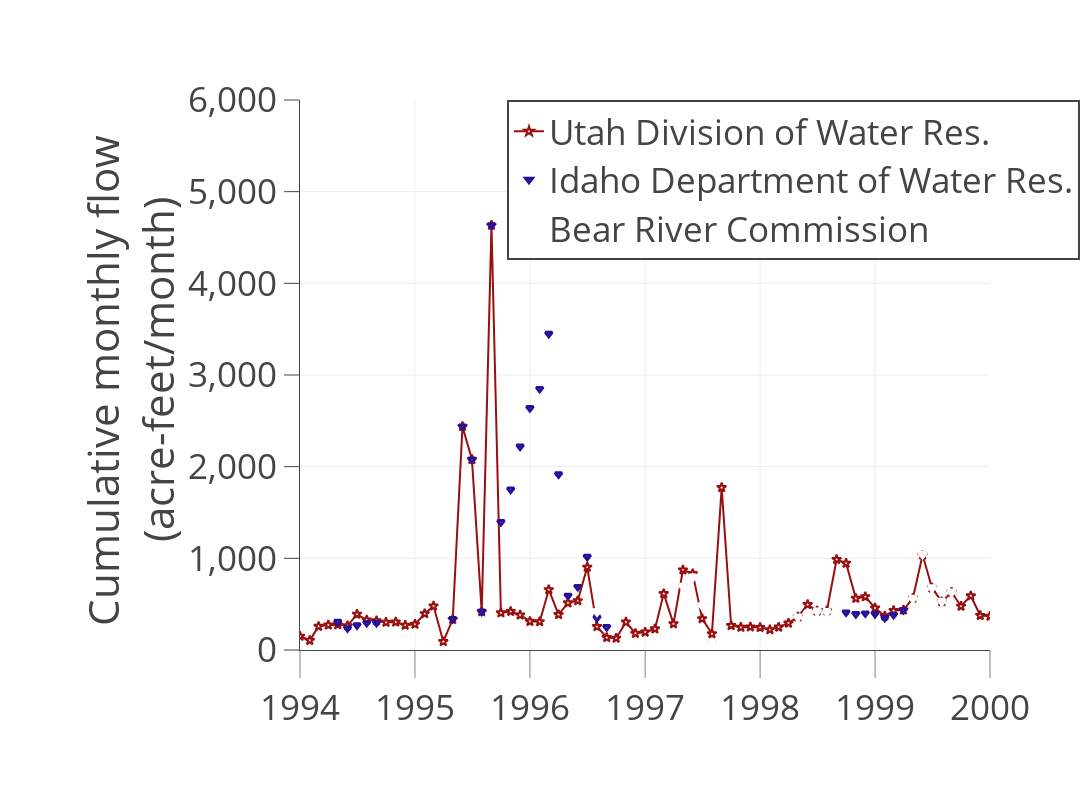

Notebook code for this chart:
### Markdown cell above
# 5. Plot the last 15 years to show discrepency in time series for Stewart Dam (Figure 12-B)

<a name="PlotFlow12B"></a>


<img src="https://github.com/WamdamProject/WaMDaM_UseCases/raw/master/UseCases_files/8Figures_jpg/UseCase3.1b_TimeSeries.png" width="800">

### Code cell
# 5. Plot the last 15 years to show discrepency in time series for Stewart Dam (Figure 12-b)

# Use Case 2.2bIdentify_aggregate_TimeSeriesValues.py
# plot aggregated to monthly and converted to acre-feet time series data of multiple sources

# Adel Abdallah
# November 16, 2017

import plotly
import plotly.plotly as py
import plotly.graph_objs as go

from random import randint
import pandas as pd

## read the input data from GitHub csv file which is a direct query output for this  query:
# 3.2Identify_aggregate_TimeSeriesValues.sql


# identify the data for four time series only based on the DatasetAcronym column header 
column_name = "ResourceTypeAcronym"
subsets = df_TimeSeries.groupby(column_name)
data = []

# for each subset (curve), set up its legend and line info manually so they can be edited

subsets_settings = {
    'UDWRFlowData': {
        'symbol': "star",
        'legend_index': 0,
        'legend_name': 'Utah Division of Water Res.',
        'width':'2',
        'size' :'7',
        'color':'rgb(153, 15, 15)',
        'mode': 'lines+markers'
        },
    'CUAHSI': {
        'symbol': "square",
        'legend_index': 1,
         'size' :'10',
        'legend_name': 'CUAHSI',
        'width':'3',
        'color':'rgb(15, 107, 153)',
        'show_legend': False,
        },
    'IdahoWRA': {
        'symbol': "triangle-down",
        'legend_index': 2,
         'size' :'6',
        'legend_name': 'Idaho Department of Water Res.',
        'width':'3',
        'color':'rgb(38, 15, 153)'
        },    
    'BearRiverCommission': { # this one is the name of subset as it appears in the csv file
        'symbol': "106",     # this is property of the line (curve)
                'size' :'6',

        'legend_index': 3,   # to order the legend
        'legend_name': "Bear River Commission",  # this is the manual curve name 
         'width':'4',
        'color':'rgb(107, 153, 15)'
        }
    }
    
# This dict is used to map legend_name to original subset name
subsets_names = {y['legend_name']: x for x,y in subsets_settings.iteritems()}

# prepare the scater plot for each curve
for subset in subsets.groups.keys():
    print subset
    dt = subsets.get_group(name=subset)
    s = go.Scatter(
        x=dt.CalenderYear.map(lambda z: str(z)[:-3]),
        y=dt['CumulativeMonthly'],
        name = subsets_settings[subset]['legend_name'],       
        opacity = 1,
        
        # Get mode from settings dictionary, if there is no mode
        # defined in dictinoary, then default is markers.
        mode = subsets_settings[subset].get('mode', 'markers'),
        
        # Get legend mode from settings dictionary, if there is no mode
        # defined in dictinoary, then default is to show item in legend.
        showlegend = subsets_settings[subset].get('show_legend', True),
        
        marker = dict(
            size =subsets_settings[subset]['size'],
            color = '#FFFFFF',      # white
            symbol =subsets_settings[subset]['symbol'],
            line = dict(
                color =subsets_settings[subset]['color'],
                width =subsets_settings[subset]['width'], 
                ),
            ),
            
        line = dict(
            color =subsets_settings[subset]['color'],
            width =subsets_settings[subset]['width'], 
            ),
        )
    
    data.append(s)
    
# Legend is ordered based on data, so we are sorting the data based 
# on desired legend order indicated by the index value entered above
data.sort(key=lambda x: subsets_settings[subsets_names[x['name']]]['legend_index'])

# set up the figure layout parameters
layout = dict(
     #title = "UseCase3.2",
     yaxis = dict(
         title = "Cumulative monthly flow <br> (acre-feet/month)",
         tickformat= ',',
         zeroline=True,
         showline=True,
         ticks='outside',
         ticklen=15,
         #zerolinewidth=4,
         zerolinecolor='#00000',
         range = ['0', '6000'],
         dtick=1000,
                 ),
    xaxis = dict(
         #title = "Time <br> (month/year)",
         #autotick=False,
        tick0='1994-01-01',
        showline=True,
        dtick='M12',
        ticks='outside',
        tickwidth=0.5,
        #zerolinewidth=4,
        ticklen=27,
        #zerolinecolor='#00000',
        tickcolor='#000',
        tickformat= "%Y",
        range = ['1994', '2000']
                ),
    legend=dict(
        x=0.3,y=1,
        bordercolor='#00000',
            borderwidth=2


                ),
    autosize=False,
    width=1200,
    height=800,
    margin=go.Margin(l=300, b=150),
    #paper_bgcolor='rgb(233,233,233)',
    #plot_bgcolor='rgb(233,233,233)',
    
    
    font=dict( size=35)
             )
             
# create the figure object            
fig = dict(data=data, layout=layout)

# plot the figure 
#py.iplot(fig, filename = "2.2bIdentify_aggregate_TimeSeriesValues")       


## it can be run from the local machine on Pycharm like this like below
## It would also work here offline but in a seperate window  
offline.iplot(fig,filename = 'UseCase3.1b_TimeSeries',image='png' )

### Figure 1 — Plotly figure (JSON) as saved in the notebook; plotly's stock layout.template omitted (floating-point values rounded to 4 significant figures; data arrays with more than 128 entries replaced by an {"elided": "..."} marker saying what was removed)
{"data": [{"line": {"color": "rgb(153, 15, 15)", "width": "2"}, "marker": {"color": "#FFFFFF", "line": {"color": "rgb(153, 15, 15)", "width": "2"}, "size": "7", "symbol": "star"}, "mode": "lines+markers", "name": "Utah Division of Water Res.", "opacity": 1, "showlegend": true, "type": "scatter", "x": {"elided": "1110 str values"}, "y": {"elided": "1110 float values"}}, {"line": {"color": "rgb(15, 107, 153)", "width": "3"}, "marker": {"color": "#FFFFFF", "line": {"color": "rgb(15, 107, 153)", "width": "3"}, "size": "10", "symbol": "square"}, "mode": "markers", "name": "CUAHSI", "opacity": 1, "showlegend": false, "type": "scatter", "x": {"elided": "612 str values"}, "y": {"elided": "612 null values"}}, {"line": {"color": "rgb(38, 15, 153)", "width": "3"}, "marker": {"color": "#FFFFFF", "line": {"color": "rgb(38, 15, 153)", "width": "3"}, "size": "6", "symbol": "triangle-down"}, "mode": "markers", "name": "Idaho Department of Water Res.", "opacity": 1, "showlegend": true, "type": "scatter", "x": {"elided": "209 str values"}, "y": {"elided": "209 float values"}}, {"line": {"color": "rgb(107, 153, 15)", "width": "4"}, "marker": {"color": "#FFFFFF", "line": {"color": "rgb(107, 153, 15)", "width": "4"}, "size": "6", "symbol": "106"}, "mode": "markers", "name": "Bear River Commission", "opacity": 1, "showlegend": true, "type": "scatter", "x": ["2003-05", "2003-06", "2003-07", "2003-08", "2003-09", "2004-05", "2004-06", "2004-07", "2004-08", "2004-09", "2005-05", "2005-06", "2005-07", "2005-08", "2005-09", "2006-05", "2006-06", "2006-07", "2006-08", "2006-09", "2007-05", "2007-06", "2007-07", "2007-08", "2007-09", "2008-05", "2008-06", "2008-07", "2008-08", "2008-09", "2009-05", "2009-06", "2009-07", "2009-08", "2009-09", "2010-05", "2010-06", "2010-07", "2010-08", "2010-09", "2011-05", "2011-06", "2011-07", "2011-08", "2011-09", "2012-05", "2012-06", "2012-07", "2012-08", "2012-09", "2013-05", "2013-06", "2013-07", "2013-08", "2013-09", "2014-05", "2014-06", "2014-07", "2014-08", "2014-09", "1996-05", "1996-06", "1996-07", "1996-08", "1996-09", "1997-05", "1997-06", "1997-07", "1997-08", "1997-09", "1998-05", "1998-06", "1998-07", "1998-08", "1998-09", "1999-05", "1999-06", "1999-07", "1999-08", "1999-09", "2000-05", "2000-06", "2000-07", "2000-08", "2000-09", "2001-05", "2001-06", "2001-07", "2001-08", "2001-09", "2002-05", "2002-06", "2002-07", "2002-08", "2002-09"], "y": [335.2, 438.3, 63.47, 93.22, 178.5, 184.5, 333.2, 41.65, 1.983, 638.7, 307.4, 297.5, 317.4, 307.4, 368.9, 454.2, 486.0, 323.3, 222.1, 293.6, 660.5, 605.0, 73.39, 144.8, 329.3, 684.3, 618.8, 176.5, 422.5, 593.1, 777.5, 1400.0, 317.4, 444.3, 81.32, 565.3, 398.7, 184.5, 232.1, 222.1, 363.0, 460.2, 398.7, 126.9, 265.8, 462.1, 535.5, 103.1, 216.2, 182.5, 325.3, 184.5, 95.21, 176.5, 182.5, 257.9, 319.3, 126.9, 341.2, 105.1, 339.2, 2440.0, 2079.0, 420.5, 4633.0, 696.2, 795.4, 486.0, 71.4, 307.4, 359.0, 400.7, 426.4, 420.5, 402.6, 565.3, 1047.0, 678.3, 531.6, 632.7, 880.7, 535.5, 123.0, 382.8, 466.1, 253.9, 204.3, 470.1, 414.5, 119.0, 208.3, 234.0, 83.31, 238.0, 166.6]}], "layout": {"autosize": false, "font": {"size": 35}, "height": 800, "legend": {"bordercolor": "#00000", "borderwidth": 2, "x": 0.3, "y": 1}, "margin": {"b": 150, "l": 300}, "width": 1200, "xaxis": {"dtick": "M12", "range": ["1994", "2000"], "showline": true, "tick0": "1994-01-01", "tickcolor": "#000", "tickformat": "%Y", "ticklen": 27, "ticks": "outside", "tickwidth": 0.5}, "yaxis": {"dtick": 1000, "range": ["0", "6000"], "showline": true, "tickformat": ",", "ticklen": 15, "ticks": "outside", "title": "Cumulative monthly flow <br> (acre-feet/month)", "zeroline": true, "zerolinecolor": "#00000"}}}
